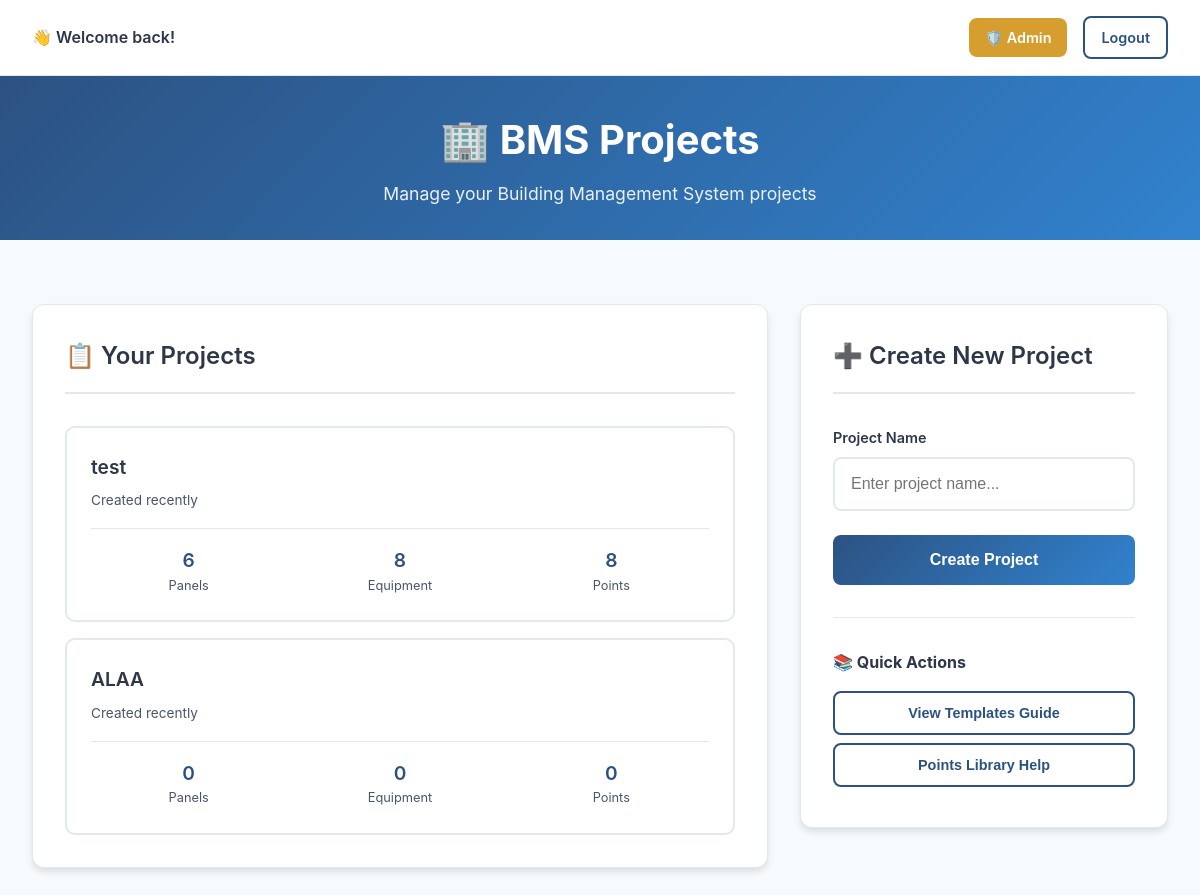
Before: /projects (signed in) with the older database file.
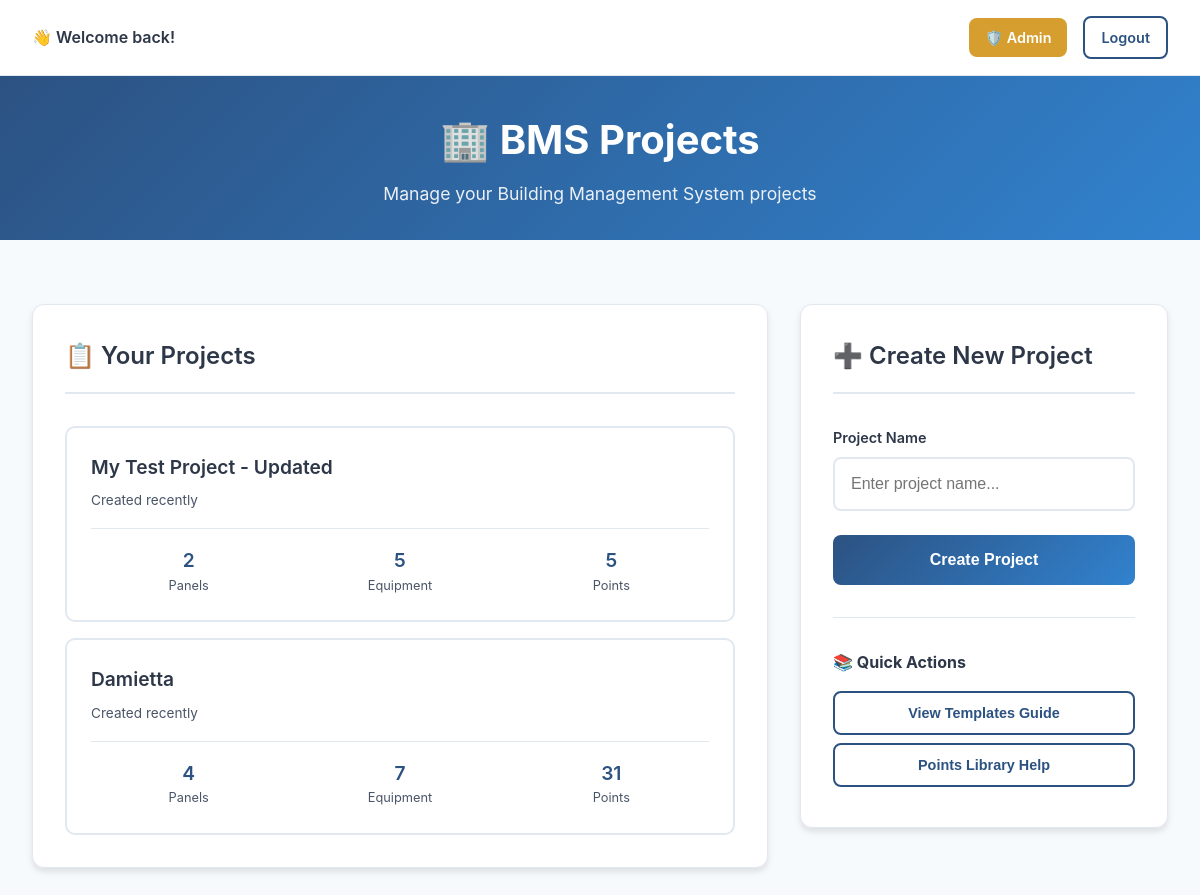
After: the same page with the newer database file.
### app.py (models this page shows)
class Project(db.Model):
    id = db.Column(db.Integer, primary_key=True)
    name = db.Column(db.String(120), nullable=False)
    user_id = db.Column(db.Integer, db.ForeignKey('user.id'), nullable=False)

### app.py (the view)
@app.route('/projects')
@login_required
def project_selection():
    projects = Project.query.filter_by(user_id=current_user.id).all()
    project_stats = []
    for project in projects:
        panels_count = Panel.query.filter_by(project_id=project.id).count()
        equipment_count = ScheduledEquipment.query.filter_by(project_id=project.id).count()
        points_count = db.session.query(db.func.count(selected_points_association.c.point_template_id))\
            .join(ScheduledEquipment, selected_points_association.c.scheduled_equipment_id == ScheduledEquipment.id)\
            .filter(ScheduledEquipment.project_id == project.id).scalar() or 0
        project_stats.append({
            'project': project,
            'panels_count': panels_count,
            'equipment_count': equipment_count,
            'points_count': points_count
        })
    return render_template('projects.html', project_stats=project_stats)

### app.py (called while the page is built)
@login_manager.user_loader
def load_user(user_id):
    return User.query.get(int(user_id))

### templates/projects.html (shortened to what this page needs)
<!DOCTYPE html>
<html lang="en">
<head>
</head>
<body>
    <div class="user-info">
        <div class="welcome-text">👋 Welcome back!</div>
        <div class="nav-links">
            {% if current_user.is_admin %}
                <a href="{{ url_for('admin_dashboard') }}" class="btn btn-warning" style="padding: 0.5rem 1rem; font-size: 0.9rem; margin-right: 0.5rem;">🛡️ Admin</a>
            {% endif %}
            <a href="{{ url_for('logout') }}" class="btn btn-secondary" style="padding: 0.5rem 1rem; font-size: 0.9rem;">Logout</a>
        </div>
    </div>
    <div class="header">
        <h1>🏢 BMS Projects</h1>
        <p>Manage your Building Management System projects</p>
    </div>
    <div class="container">
        <div class="main-content">
            <div class="projects-section">
                <div class="section-header">
                    <div class="section-title">
                        📋 Your Projects
                    </div>
                </div>
                <div id="projects-container" class="projects-grid">
                    {% if project_stats %}
                        {% for project_stat in project_stats %}
                        <div class="project-card" onclick="openProject({{ project_stat.project.id }})">
                            <div class="project-header">
                                <div>
                                    <div class="project-name">{{ project_stat.project.name }}</div>
                                    <div class="project-meta">Created recently</div>
                                </div>
                            </div>
                            <div class="project-stats">
                                <div class="stat-item">
                                    <div class="stat-value">{{ project_stat.panels_count }}</div>
                                    <div class="stat-label">Panels</div>
                                </div>
                                <div class="stat-item">
                                    <div class="stat-value">{{ project_stat.equipment_count }}</div>
                                    <div class="stat-label">Equipment</div>
                                </div>
                                <div class="stat-item">
                                    <div class="stat-value">{{ project_stat.points_count }}</div>
                                    <div class="stat-label">Points</div>
                                </div>
                            </div>
                        </div>
                        {% endfor %}
                    {% else %}
                        <div class="empty-state">
                            <h3>🚀 Ready to Start?</h3>
                            <p>Create your first BMS project to begin configuring equipment and managing I/O points.</p>
                        </div>
                    {% endif %}
                </div>
            </div>
            <div class="create-section">
                <div class="section-header">
                    <div class="section-title">
                        ➕ Create New Project
                    </div>
                </div>
                <form id="new-project-form" class="create-form">
                    <div class="form-group">
                        <label for="project-name">Project Name</label>
                        <input type="text" id="project-name" required placeholder="Enter project name..." maxlength="100">
                    </div>
                    <button type="submit" class="btn btn-primary">
                        Create Project
                    </button>
                </form>
                <div class="quick-actions">
                    <h4>📚 Quick Actions</h4>
                    <button class="btn btn-secondary" onclick="showTemplatesInfo()">
                        View Templates Guide
                    </button>
                    <button class="btn btn-secondary" onclick="showPointsInfo()">
                        Points Library Help
                    </button>
                </div>
            </div>
        </div>
    </div>
</body>
</html>

Changed rows visible on the page:
no longer on this page (row edited): Project: project.name "ALAA"
added Project: project.name "Damietta"
Other visible differences:
new list line: "My Test Project - Updated"
new list line: "Created recently 2 Panels 5 Equipment 5 Points"
new list line: "Created recently 4 Panels 7 Equipment 31 Points"
list line gone: "test"
list line gone: "Created recently 6 Panels 8 Equipment 8 Points"
list line gone: "Created recently 0 Panels 0 Equipment 0 Points"
